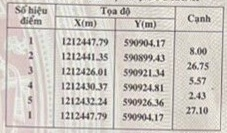
#> input picture experimenting/sample/savedImage.jpg, 227 x 133 px
$ python -i table_process.py   (imports and definitions only)
#> lines starting #> are read from the running program, lines starting #| are printed output that depends on the picture; after the words box and inside, x2 and y2 are one past the last pixel; in counts of white or black regions, pixels touching at a corner belong together
from matplotlib import pyplot as plt
from PIL import Image
import cv2
import numpy as np


class processImg:

    """
    This class is for cropping the table method:
    - It dilates the image and finds the contours
    - Find the maximum of the contours which is a rectangle and
    """

    def __init__(self, img_path):
#> called with img_path = '../experimenting/sample/savedImage.jpg'
        self.image = cv2.imread(img_path)
#> self.image is the input picture: shape (133, 227, 3); mean B, G, R 195.5, 201.6, 206.9
        self.grayscale_image = cv2.cvtColor(self.image, cv2.COLOR_BGR2GRAY)
        self.thresholded_image = cv2.threshold(self.grayscale_image, 0, 255, cv2.THRESH_BINARY + cv2.THRESH_OTSU)[1]
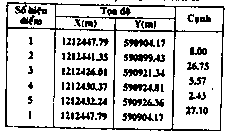
#> self.thresholded_image: shape (133, 227); 81.1% white; black in thin lines or dots
        self.inverted_image = cv2.bitwise_not(self.thresholded_image)
#> self.inverted_image: shape (133, 227); 18.9% white in thin lines or dots
        self.dilated_image = cv2.dilate(self.inverted_image, None, iterations=1) # chỉnh iteration
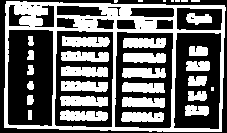
#> self.dilated_image: shape (133, 227); 41.2% white; 33 white regions (8 under 20 px)

    # [15 lines of commented-out code are left out]

    def order_points(self, pts):
        # pts is the max contour of an image. This is for a table so it's supposedly rectangle
        pts = pts.reshape(4, 2) # reshape to 4x2
        rect = np.zeros((4, 2), dtype="float32")

        s = pts.sum(axis=1) # sum up all the the array horizontally, returns a matrix with 1 column which is the left side of rectangle.
        # the min value of that 1 column matrix represent the sum of 2 top corner and every point between them
        # the max value of that 1 column matrix represent the sum of 2 bottom corner and every point between them

        rect[0] = pts[np.argmin(s)] # gets the indices of min of s which means the top left coordinate
        rect[2] = pts[np.argmax(s)] # gets the indices of max of s which means the bottom left coordinate

        diff = np.diff(pts, axis=1)
        rect[1] = pts[np.argmin(diff)]
        rect[3] = pts[np.argmax(diff)]
        return rect

    def find_contours(self):
        contours, hierarchy = cv2.findContours(self.dilated_image, cv2.RETR_TREE, cv2.CHAIN_APPROX_SIMPLE)
        # gray = process_img.convert_image_to_grayscale()
        # image_with_all_contours = gray.copy()
        # cv2.drawContours(image_with_all_contours, contours, -1, (0, 255, 0), 3)
        return contours, hierarchy

    def rec_contour(self):
        contours, hierarchy = self.find_contours()
#> in find_contours, `contours, hierarchy = cv2.findContours(self.dilated_image, cv2.RETR_TR..`: contours = 75 contours, 36 with area under 20; largest, box (x1, y1, x2, y2) and area: (4, 1, 226, 132) 27492, (54, 30, 114, 128) 5518, (114, 31, 174, 129) 5432, (173, 32, 222, 130) 4368, (7, 29, 54, 127) 4358
        rectangular_contours = []
        for contour in contours:
            peri = cv2.arcLength(contour, True)
            approx = cv2.approxPolyDP(contour, 0.02 * peri, True)
            if len(approx) == 4:
                rectangular_contours.append(approx)
        # image_with_only_rectangular_contours = self.grayscale_image.copy()
        # rec_cont = cv2.drawContours(image_with_only_rectangular_contours, rectangular_contours, -1, (0, 255, 0), 3)
        return rectangular_contours

    def find_MaxContour(self):
        max_area = 0
        contour_with_max_area = None
        rectangular_contours = self.rec_contour()
#> the loop in rec_contour, `for contour in contours:` made 75 passes
#> peri on passes 3, 5, 7, 8, 9, 10, 12, 13, 14, 15, 16, 17: 77.21, 66.38, 61.56, 72.38, 9.07, 61.9, 115.4, 7.66, 116.3, 114, 123.5, 108.6
#> (peri, approx) on passes 1, 2, 4, 6, 11, 19: (698.2, [[6, 1], [4, 127], [221, 131], [224, 5]]), (285.8, [[177, 32], [221, 33], [218, 129], [173, 127]]), (5.66, [[190, 110], [191, 109], [192, 110], [191, 111]]), (10, [[211, 87], [211, 90], [213, 90], [213, 87]]), (306.4, [[117, 31], [173, 33], [169, 128], [114, 126]]), (5.66, [[159, 43], [160, 42], [161, 43], [160, 44]])
#> after the loop in rec_contour, `for contour in contours:`: rectangular_contours = 30 contours, 21 with area under 20; largest, box (x1, y1, x2, y2) and area: (4, 1, 225, 132) 27415, (54, 30, 114, 128) 5346, (114, 31, 174, 129) 5280, (173, 32, 222, 130) 4255, (7, 29, 54, 127) 4163
        for contour in rectangular_contours:
            area = cv2.contourArea(contour)
            if area > max_area:
                max_area = area
                contour_with_max_area = contour
        # image_with_contour_with_max_area = gray.copy()
        # cv2.drawContours(image_with_contour_with_max_area, [contour_with_max_area], -1, (0, 255, 0), 3)
        return contour_with_max_area

    def calculateDistanceBetween2Points(self, p1, p2):
        dis = ((p2[0] - p1[0]) ** 2 + (p2[1] - p1[1]) ** 2) ** 0.5
        return dis

    def angle_points(self):
        contour_with_max_area = self.find_MaxContour()
#> the loop in find_MaxContour, `for contour in rectangular_contours:` made 30 passes
#> (area, max_area, contour_with_max_area) on pass 1: (27415, 27415, [[6, 1], [4, 127], [221, 131], [224, 5]])
#> (contour, area) on passes 2, 5, 7, 15, 16, 18: ([[177, 32], [221, 33], [218, 129], [173, 127]], 4255), ([[117, 31], [173, 33], [169, 128], [114, 126]], 5279.5), ([[57, 30], [113, 32], [111, 127], [54, 124]], 5345.5), ([[9, 29], [53, 31], [51, 126], [7, 123]], 4163), ([[28, 110], [28, 119], [31, 119], [31, 110]], 27), ([[156, 20], [172, 19], [173, 28], [156, 29]], 149)
#> after the loop in find_MaxContour, `for contour in rectangular_contours:`: max_area = 27415
        contour_with_max_area_ordered = self.order_points(contour_with_max_area)
        # [4 lines of commented-out code are left out]
        return contour_with_max_area_ordered

    def calculate_new_image_size(self):
        existing_image_width = self.grayscale_image.shape[1]
        contour_with_max_area_ordered = self.angle_points()
        existing_image_width_reduced_by_10_percent = int(existing_image_width * 0.9)
        distance_between_top_left_and_top_right = self.calculateDistanceBetween2Points(contour_with_max_area_ordered[0], contour_with_max_area_ordered[1])
        distance_between_top_left_and_bottom_left = self.calculateDistanceBetween2Points(contour_with_max_area_ordered[0], contour_with_max_area_ordered[3])
        aspect_ratio = distance_between_top_left_and_bottom_left / distance_between_top_left_and_top_right
        new_image_width = existing_image_width_reduced_by_10_percent
        new_image_height = int(new_image_width * aspect_ratio)
        return new_image_width, new_image_height

    def new_padded_perspective(self):
        contour_with_max_area_ordered = self.angle_points()
#> in angle_points, `contour_with_max_area = self.find_MaxContour()`: contour_with_max_area = [[6, 1], [4, 127], [221, 131], [224, 5]]
#> in order_points, `s = pts.sum(axis=1)`: s = [7, 131, 352, 229]
#> in order_points, `diff = np.diff(pts, axis=1)`: diff = [-5, 123, -90, -219]
#> in angle_points, `contour_with_max_area_ordered = self.order_points(contour_with_max_area)`: contour_with_max_area_ordered = [[6, 1], [224, 5], [221, 131], [4, 127]]
#> contour_with_max_area_ordered = [[6, 1], [224, 5], [221, 131], [4, 127]]
        new_image_width, new_image_height = self.calculate_new_image_size()
#> the loop in rec_contour (call 2), `for contour in contours:` made 75 passes
#> (peri, approx) on passes 1, 2, 4, 6, 11, 19, 20, 22, 23, 25, 26, 31: (698.2, [[6, 1], [4, 127], [221, 131], [224, 5]]), (285.8, [[177, 32], [221, 33], [218, 129], [173, 127]]), (5.66, [[190, 110], [191, 109], [192, 110], [191, 111]]), (10, [[211, 87], [211, 90], [213, 90], [213, 87]]), (306.4, [[117, 31], [173, 33], [169, 128], [114, 126]]), (5.66, [[159, 43], [160, 42], [161, 43], [160, 44]]), (307.8, [[57, 30], [113, 32], [111, 127], [54, 124]]), (5.66, [[74, 115], [75, 114], [76, 115], [75, 116]]), (5.66, [[64, 115], [65, 114], [66, 115], [65, 116]]), (5.66, [[74, 100], [75, 99], [76, 100], [75, 101]]), (5.66, [[64, 100], [65, 99], [66, 100], [65, 101]]), (5.66, [[74, 71], [75, 70], [76, 71], [75, 72]])
#> the loop in find_MaxContour (call 2), `for contour in rectangular_contours:` made 30 passes
#> in calculateDistanceBetween2Points, `dis = ((p2[0] - p1[0]) ** 2 + (p2[1] - p1[1]) ** 2) ** 0.5`: dis = 218
#> in calculate_new_image_size, `distance_between_top_left_and_bottom_left = self.calculateDistanceBetw..`: distance_between_top_left_and_bottom_left = 126
#> in calculate_new_image_size, `aspect_ratio = distance_between_top_left_and_bottom_left / distance_be..`: aspect_ratio = 0.578
#> in calculate_new_image_size, `new_image_height = int(new_image_width * aspect_ratio)`: new_image_height = 117
#> new_image_width = 204; new_image_height = 117
        pts1 = np.float32(contour_with_max_area_ordered)
#> pts1 = [[6, 1], [224, 5], [221, 131], [4, 127]]
        pts2 = np.float32([[0, 0], [new_image_width, 0], [new_image_width, new_image_height], [0, new_image_height]])
#> pts2 = [[0, 0], [204, 0], [204, 117], [0, 117]]
        matrix = cv2.getPerspectiveTransform(pts1, pts2)
#> matrix = [[0.936, 0.0149, -5.63], [-0.017, 0.924, -0.822], [1.34e-06, -3.64e-05, 1]]
        perspective_corrected_image = cv2.warpPerspective(self.grayscale_image, matrix, (new_image_width, new_image_height))
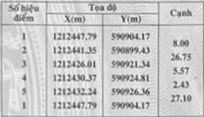
#> perspective_corrected_image: shape (117, 204); min 67, max 251, mean 201.5
        image_height = self.grayscale_image.shape[0]
#> image_height = 133
        padding = int(image_height * 0.1)
#> padding = 13
        perspective_corrected_image_padded = cv2.copyMakeBorder(perspective_corrected_image, padding, padding, padding, padding, cv2.BORDER_CONSTANT, value=[255, 255, 255])
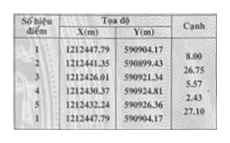
#> perspective_corrected_image_padded: shape (143, 230); min 67, max 255, mean 216.2
        return perspective_corrected_image_padded

>>> result = processImg('../experimenting/sample/savedImage.jpg').new_padded_perspective()
